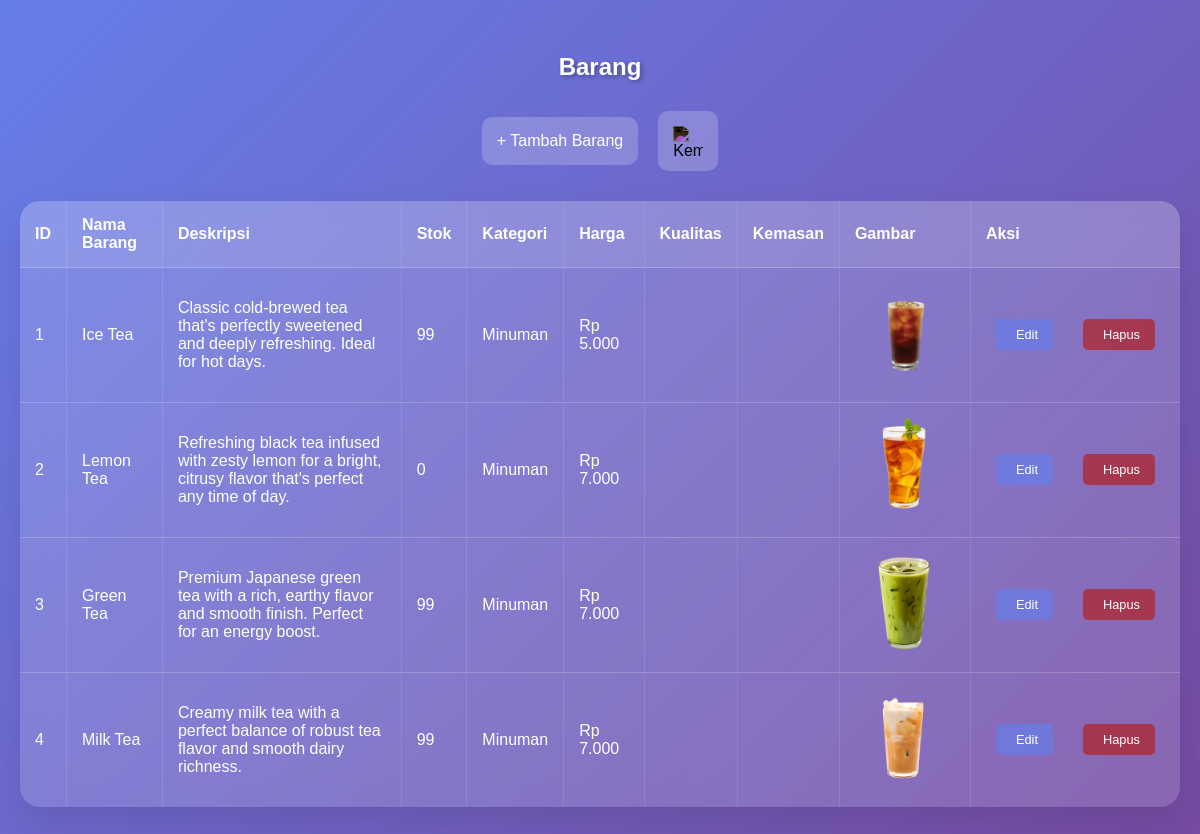
/E-COMMERCE/admin/produk/index.php, run on the app's committed database.
### tables this page shows
CREATE TABLE `produk` (
  `id` int(11) NOT NULL,
  `nama_barang` varchar(255) NOT NULL,
  `deskripsi` text NOT NULL,
  `stok` int(11) NOT NULL,
  `kategori` varchar(255) NOT NULL,
  `harga` varchar(255) NOT NULL,
  `gambar_produk` varchar(255) NOT NULL
);

### E-COMMERCE/admin/produk/index.php (the view, shortened to what this page needs)
<!DOCTYPE html>
<html lang="id">
<head>
</head>
<body>
    <h2>Barang</h2>
    <div class="button-container">
        <a href="tambah.php" class="button">+ Tambah Barang</a>
        <a href="../index.php" class="home-icon">
            <img src="https://cdn-icons-png.flaticon.com/512/1946/1946488.png" alt="Kembali" />
        </a>
    </div>
    <table>
        <tr>
            <th>ID</th>
            <th>Nama Barang</th>
            <th>Deskripsi</th>
            <th>Stok</th>
            <th>Kategori</th>
            <th>Harga</th>
            <th>Kualitas</th>
            <th>Kemasan</th>
            <th>Gambar</th>
            <th>Aksi</th>
        </tr>
        <?php
        include 'koneksi.php';
        $data = mysqli_query($koneksi, "SELECT * FROM produk");
        $no = 1;
        if (mysqli_num_rows($data) > 0) {
            while ($d = mysqli_fetch_array($data)) {
        ?>
                <tr>
                    <td><?php echo $no++; ?></td>
                    <td><?php echo $d['nama_barang']; ?></td>
                    <td><?php echo $d['deskripsi']; ?></td>
                    <td><?php echo $d['stok']; ?></td>
                    <td><?php echo $d['kategori']; ?></td>
                    <td><?php echo "Rp " . number_format($d['harga'], 0, ',', '.'); ?></td>
                    <td><?php echo $d['kualitas']; ?></td>
                    <td><?php echo $d['kemasan']; ?></td>
                    <td style="text-align: center;">
                        <img src="gambar/<?php echo $d['gambar_produk']; ?>" alt="<?php echo $d['nama_barang']; ?>">
                    </td>
                    <td>
                        <div class="action-buttons">
                            <a href="edit.php?id=<?php echo $d['id']; ?>" class="edit-btn">
                                <i class="fas fa-edit"></i> Edit
                            </a>
                            <a href="hapus.php?id=<?php echo $d['id']; ?>" class="delete-btn">
                                <i class="fas fa-trash"></i> Hapus
                            </a>
                        </div>
                    </td>
                </tr>
        <?php
            }
        } else {
            echo "<tr><td colspan='10'>Tidak ada data.</td></tr>";
        }
        ?>
    </table>
</body>
</html>

### E-COMMERCE/admin/produk/index.php (style rules this page uses)
body { font-family: 'Poppins', sans-serif; background: linear-gradient(135deg, #667eea 0%, #764ba2 100%); display: flex; flex-direction: column; justify-content: center; align-items: center; min-height: 100vh; margin: 0; padding: 20px; color: white; }
h2 { color: white; text-shadow: 2px 2px 4px rgba(0, 0, 0, 0.3); margin-bottom: 30px; }
.button-container { display: flex; justify-content: center; align-items: center; gap: 20px; margin-bottom: 30px; }
.button, .home-icon { background: rgba(255, 255, 255, 0.2); border: none; border-radius: 10px; color: white; cursor: pointer; padding: 15px; text-decoration: none; transition: all 0.3s ease; display: flex; align-items: center; justify-content: center; }
.home-icon img { width: 30px; height: 30px; filter: invert(1); }
table { width: 100%; max-width: 1200px; background: rgba(255, 255, 255, 0.15); backdrop-filter: blur(10px); border-radius: 20px; border-collapse: separate; border-spacing: 0; overflow: hidden; box-shadow: 0 15px 35px rgba(0, 0, 0, 0.1); }
th, td { padding: 15px; text-align: left; border-bottom: 1px solid rgba(255, 255, 255, 0.2); border-right: 1px solid rgba(255, 255, 255, 0.1); }
th { background: rgba(255, 255, 255, 0.1); color: white; font-weight: 600; }
td:last-child, th:last-child { border-right: none; }
tr:last-child td { border-bottom: none; }
td img { max-width: 100px; max-height: 100px; object-fit: cover; border-radius: 10px; transition: transform 0.3s ease; }
td a { color: white; text-decoration: none; margin: 0 10px; transition: color 0.3s ease; }
.action-buttons { display: flex; gap: 10px; }
.edit-btn, .delete-btn { padding: 8px 15px; border-radius: 5px; text-decoration: none; font-size: 0.8rem; transition: all 0.3s ease; display: inline-flex; align-items: center; gap: 5px; background: rgba(255, 255, 255, 0.2); color: white; }
.edit-btn { background: rgba(103, 126, 234, 0.7); }
.delete-btn { background: rgba(178, 34, 34, 0.7); }

### data on the page
produk: nama_barang "Ice Tea", deskripsi "Classic cold-brewed tea that's perfectly sweetened and deeply refreshing. Ideal for hot days.", stok "99", kategori "Minuman", harga "5.000", gambar_produk (picture)
produk: nama_barang "Lemon Tea", deskripsi "Refreshing black tea infused with zesty lemon for a bright, citrusy flavor that's perfect any time of day.", stok "0", kategori "Minuman", harga "7.000", gambar_produk (picture)
produk: nama_barang "Green Tea", deskripsi "Premium Japanese green tea with a rich, earthy flavor and smooth finish. Perfect for an energy boost.", stok "99", kategori "Minuman", harga "7.000", gambar_produk (picture)
produk: nama_barang "Milk Tea", deskripsi "Creamy milk tea with a perfect balance of robust tea flavor and smooth dairy richness.", stok "99", kategori "Minuman", harga "7.000", gambar_produk (picture)
